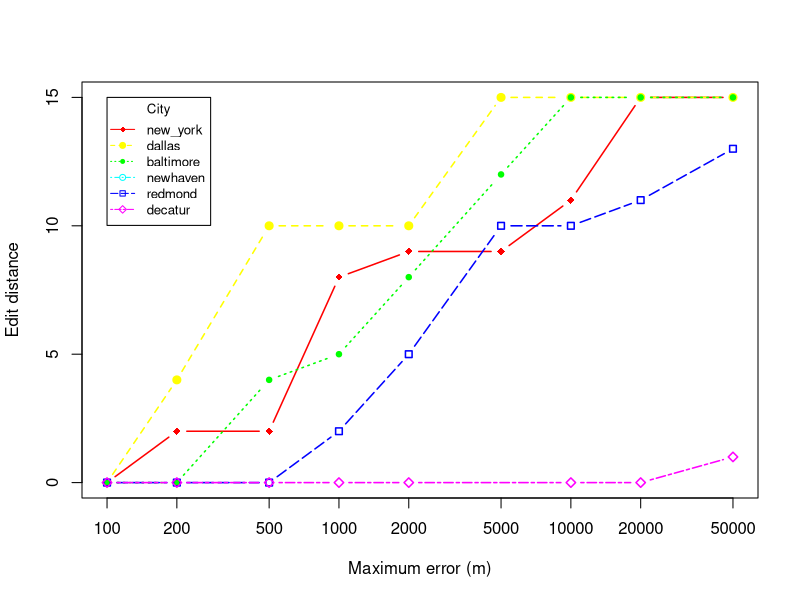

Reproduce this figure in R.
# Create Line Chart

jpeg("./../hospitals/medians_across_city_15.jpg")

# convert factor to numeric for convenience 
Medians <- read.csv("./../hospitals/medians_across_city_15.csv")
locations <- c("new_york","dallas","baltimore","newhaven","redmond","decatur")
nlocations <- length(locations)

# get the range for the x and y axis 
xrange <- range(Medians$skew)
yrange <- range(Medians$distortion)

# set up the plot 
plot(xrange, yrange, type="n", xlab="Maximum error (m)", log="x",
  	      ylab="Edit distance") 
colors <- rainbow(nlocations)
linetype <- c(1:nlocations) 
plotchar <- seq(18,18+nlocations,1)

# add lines 
for (i in 1:nlocations) { 
  city <- subset(Medians, location==locations[i])
  lines(sort(city$skew), sort(city$distortion), type="b", lwd=1.5,
    lty=linetype[i], col=colors[i], pch=plotchar[i])
} 

# add a title and subtitle 
title("")

# add a legend 
legend(xrange[1], yrange[2], locations, cex=0.8, col=colors,
  		   pch=plotchar, lty=linetype, title="City")

dev.off()
